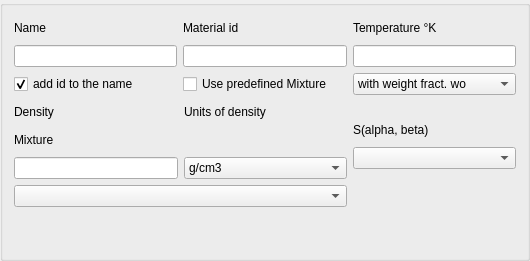
           <widget class="QGroupBox" name="groupBox_2">
            <property name="sizePolicy">
             <sizepolicy hsizetype="Preferred" vsizetype="Preferred">
              <horstretch>0</horstretch>
              <verstretch>0</verstretch>
             </sizepolicy>
            </property>
            <property name="minimumSize">
             <size>
              <width>530</width>
              <height>0</height>
             </size>
            </property>
            <property name="maximumSize">
             <size>
              <width>530</width>
              <height>400000</height>
             </size>
            </property>
            <property name="title">
             <string/>
            </property>
            <layout class="QGridLayout" name="gridLayout_24">
             <item row="0" column="0">
              <layout class="QGridLayout" name="gridLayout_23">
               <item row="2" column="2">
                <widget class="QComboBox" name="Fraction_Type_CB">
                 <item>
                  <property name="text">
                   <string>with weight fract. wo</string>
                  </property>
                 </item>
                 <item>
                  <property name="text">
                   <string>with atom fract. ao</string>
                  </property>
                 </item>
                </widget>
               </item>
               <item row="2" column="0">
                <widget class="QCheckBox" name="add_id_CB">
                 <property name="sizePolicy">
                  <sizepolicy hsizetype="Minimum" vsizetype="Preferred">
                   <horstretch>0</horstretch>
                   <verstretch>0</verstretch>
                  </sizepolicy>
                 </property>
                 <property name="minimumSize">
                  <size>
                   <width>162</width>
                   <height>22</height>
                  </size>
                 </property>
                 <property name="maximumSize">
                  <size>
                   <width>16777215</width>
                   <height>22</height>
                  </size>
                 </property>
                 <property name="text">
                  <string>add id to the name</string>
                 </property>
                 <property name="checked">
                  <bool>true</bool>
                 </property>
                </widget>
               </item>
               <item row="1" column="0">
                <widget class="QLineEdit" name="lineEdit">
                 <property name="sizePolicy">
                  <sizepolicy hsizetype="Preferred" vsizetype="Preferred">
                   <horstretch>0</horstretch>
                   <verstretch>0</verstretch>
                  </sizepolicy>
                 </property>
                 <property name="minimumSize">
                  <size>
                   <width>162</width>
                   <height>22</height>
                  </size>
                 </property>
                 <property name="maximumSize">
                  <size>
                   <width>16777215</width>
                   <height>22</height>
                  </size>
                 </property>
                </widget>
               </item>
               <item row="0" column="2">
                <widget class="QLabel" name="label_43">
                 <property name="sizePolicy">
                  <sizepolicy hsizetype="Preferred" vsizetype="Preferred">
                   <horstretch>0</horstretch>
                   <verstretch>0</verstretch>
                  </sizepolicy>
                 </property>
                 <property name="minimumSize">
                  <size>
                   <width>162</width>
                   <height>22</height>
                  </size>
                 </property>
                 <property name="maximumSize">
                  <size>
                   <width>16777215</width>
                   <height>22</height>
                  </size>
                 </property>
                 <property name="text">
                  <string>Temperature °K</string>
                 </property>
                </widget>
               </item>
               <item row="0" column="0">
                <widget class="QLabel" name="label_45">
                 <property name="sizePolicy">
                  <sizepolicy hsizetype="Preferred" vsizetype="Preferred">
                   <horstretch>0</horstretch>
                   <verstretch>0</verstretch>
                  </sizepolicy>
                 </property>
                 <property name="minimumSize">
                  <size>
                   <width>162</width>
                   <height>22</height>
                  </size>
                 </property>
                 <property name="maximumSize">
                  <size>
                   <width>16777215</width>
                   <height>22</height>
                  </size>
                 </property>
                 <property name="text">
                  <string>Name</string>
                 </property>
                </widget>
               </item>
               <item row="3" column="2">
                <layout class="QVBoxLayout" name="verticalLayout_2">
                 <item>
                  <layout class="QGridLayout" name="gridLayout_7">
                   <item row="0" column="0">
                    <widget class="QLabel" name="label_33">
                     <property name="sizePolicy">
                      <sizepolicy hsizetype="Preferred" vsizetype="Preferred">
                       <horstretch>0</horstretch>
                       <verstretch>0</verstretch>
                      </sizepolicy>
                     </property>
                     <property name="minimumSize">
                      <size>
                       <width>162</width>
                       <height>22</height>
                      </size>
                     </property>
                     <property name="maximumSize">
                      <size>
                       <width>16777215</width>
                       <height>22</height>
                      </size>
                     </property>
                     <property name="text">
                      <string>S(alpha, beta)</string>
                     </property>
                    </widget>
                   </item>
                   <item row="1" column="0">
                    <widget class="QComboBox" name="comboBox_2">
                     <property name="sizePolicy">
                      <sizepolicy hsizetype="Preferred" vsizetype="Preferred">
                       <horstretch>0</horstretch>
                       <verstretch>0</verstretch>
                      </sizepolicy>
                     </property>
                     <property name="minimumSize">
                      <size>
                       <width>162</width>
                       <height>22</height>
                      </size>
                     </property>
                     <property name="maximumSize">
                      <size>
                       <width>16777215</width>
                       <height>22</height>
                      </size>
                     </property>
                    </widget>
                   </item>
                  </layout>
                 </item>
                 <item>
                  <spacer name="verticalSpacer_7">
                   <property name="orientation">
                    <enum>Qt::Vertical</enum>
                   </property>
                   <property name="sizeType">
                    <enum>QSizePolicy::Maximum</enum>
                   </property>
                   <property name="sizeHint" stdset="0">
                    <size>
                     <width>20</width>
                     <height>60</height>
                    </size>
                   </property>
                  </spacer>
                 </item>
                </layout>
               </item>
               <item row="2" column="1">
                <widget class="QCheckBox" name="Check_Mixture_CB">
                 <property name="text">
                  <string>Use predefined Mixture</string>
                 </property>
                </widget>
               </item>
               <item row="1" column="1">
                <widget class="QLineEdit" name="lineEdit_2">
                 <property name="sizePolicy">
                  <sizepolicy hsizetype="Preferred" vsizetype="Preferred">
                   <horstretch>0</horstretch>
                   <verstretch>0</verstretch>
                  </sizepolicy>
                 </property>
                 <property name="minimumSize">
                  <size>
                   <width>162</width>
                   <height>22</height>
                  </size>
                 </property>
                 <property name="maximumSize">
                  <size>
                   <width>16777215</width>
                   <height>22</height>
                  </size>
                 </property>
                </widget>
               </item>
               <item row="1" column="2">
                <widget class="QLineEdit" name="lineEdit_3">
                 <property name="sizePolicy">
                  <sizepolicy hsizetype="Preferred" vsizetype="Preferred">
                   <horstretch>0</horstretch>
                   <verstretch>0</verstretch>
                  </sizepolicy>
                 </property>
                 <property name="minimumSize">
                  <size>
                   <width>162</width>
                   <height>22</height>
                  </size>
                 </property>
                 <property name="maximumSize">
                  <size>
                   <width>16777215</width>
                   <height>22</height>
                  </size>
                 </property>
                </widget>
               </item>
               <item row="0" column="1">
                <widget class="QLabel" name="label_37">
                 <property name="sizePolicy">
                  <sizepolicy hsizetype="Preferred" vsizetype="Preferred">
                   <horstretch>0</horstretch>
                   <verstretch>0</verstretch>
                  </sizepolicy>
                 </property>
                 <property name="minimumSize">
                  <size>
                   <width>162</width>
                   <height>22</height>
                  </size>
                 </property>
                 <property name="maximumSize">
                  <size>
                   <width>16777215</width>
                   <height>22</height>
                  </size>
                 </property>
                 <property name="text">
                  <string>Material id</string>
                 </property>
                </widget>
               </item>
               <item row="3" column="0" colspan="2">
                <layout class="QVBoxLayout" name="verticalLayout">
                 <item>
                  <layout class="QHBoxLayout" name="horizontalLayout_3">
                   <item>
                    <widget class="QLabel" name="label_38">
                     <property name="sizePolicy">
                      <sizepolicy hsizetype="Preferred" vsizetype="Preferred">
                       <horstretch>0</horstretch>
                       <verstretch>0</verstretch>
                      </sizepolicy>
                     </property>
                     <property name="minimumSize">
                      <size>
                       <width>162</width>
                       <height>22</height>
                      </size>
                     </property>
                     <property name="maximumSize">
                      <size>
                       <width>16777215</width>
                       <height>22</height>
                      </size>
                     </property>
                     <property name="text">
                      <string>Density</string>
                     </property>
                    </widget>
                   </item>
                   <item>
                    <widget class="QLabel" name="label_42">
                     <property name="sizePolicy">
                      <sizepolicy hsizetype="Preferred" vsizetype="Preferred">
                       <horstretch>0</horstretch>
                       <verstretch>0</verstretch>
                      </sizepolicy>
                     </property>
                     <property name="minimumSize">
                      <size>
                       <width>162</width>
                       <height>22</height>
                      </size>
                     </property>
                     <property name="maximumSize">
                      <size>
                       <width>16777215</width>
                       <height>22</height>
                      </size>
                     </property>
                     <property name="text">
                      <string>Units of density</string>
                     </property>
                    </widget>
                   </item>
                  </layout>
                 </item>
                 <item>
                  <widget class="QLabel" name="label_10">
                   <property name="minimumSize">
                    <size>
                     <width>0</width>
                     <height>22</height>
                    </size>
                   </property>
                   <property name="text">
                    <string>Mixture</string>
                   </property>
                  </widget>
                 </item>
                 <item>
                  <layout class="QGridLayout" name="gridLayout">
                   <item row="0" column="1">
                    <widget class="QComboBox" name="comboBox">
                     <property name="sizePolicy">
                      <sizepolicy hsizetype="Preferred" vsizetype="Preferred">
                       <horstretch>0</horstretch>
                       <verstretch>0</verstretch>
                      </sizepolicy>
                     </property>
                     <property name="minimumSize">
                      <size>
                       <width>162</width>
                       <height>22</height>
                      </size>
                     </property>
                     <property name="maximumSize">
                      <size>
                       <width>16777215</width>
                       <height>22</height>
                      </size>
                     </property>
                     <item>
                      <property name="text">
                       <string>g/cm3</string>
                      </property>
                     </item>
                     <item>
                      <property name="text">
                       <string>g/cc</string>
                      </property>
                     </item>
                     <item>
                      <property name="text">
                       <string>kg/m3</string>
                      </property>
                     </item>
                     <item>
                      <property name="text">
                       <string>atom/b-cm</string>
                      </property>
                     </item>
                     <item>
                      <property name="text">
                       <string>atom/cm3</string>
                      </property>
                     </item>
                     <item>
                      <property name="text">
                       <string>sum</string>
                      </property>
                     </item>
                     <item>
                      <property name="text">
                       <string>macro</string>
                      </property>
                     </item>
                    </widget>
                   </item>
                   <item row="1" column="0" colspan="2">
                    <widget class="QComboBox" name="Mixture_CB">
                     <property name="minimumSize">
                      <size>
                       <width>0</width>
                       <height>22</height>
                      </size>
                     </property>
                     <property name="maximumSize">
                      <size>
                       <width>16777215</width>
                       <height>22</height>
                      </size>
                     </property>
                    </widget>
                   </item>
                   <item row="0" column="0">
                    <widget class="QLineEdit" name="lineEdit_4">
                     <property name="sizePolicy">
                      <sizepolicy hsizetype="Preferred" vsizetype="Preferred">
                       <horstretch>0</horstretch>
                       <verstretch>0</verstretch>
                      </sizepolicy>
                     </property>
                     <property name="minimumSize">
                      <size>
                       <width>162</width>
                       <height>22</height>
                      </size>
                     </property>
                     <property name="maximumSize">
                      <size>
                       <width>16777215</width>
                       <height>22</height>
                      </size>
                     </property>
                    </widget>
                   </item>
                   <item row="2" column="0">
                    <spacer name="verticalSpacer_8">
                     <property name="orientation">
                      <enum>Qt::Vertical</enum>
                     </property>
                     <property name="sizeType">
                      <enum>QSizePolicy::Maximum</enum>
                     </property>
                     <property name="sizeHint" stdset="0">
                      <size>
                       <width>20</width>
                       <height>40</height>
                      </size>
                     </property>
                    </spacer>
                   </item>
                  </layout>
                 </item>
                </layout>
               </item>
              </layout>
             </item>
            </layout>
           </widget>
